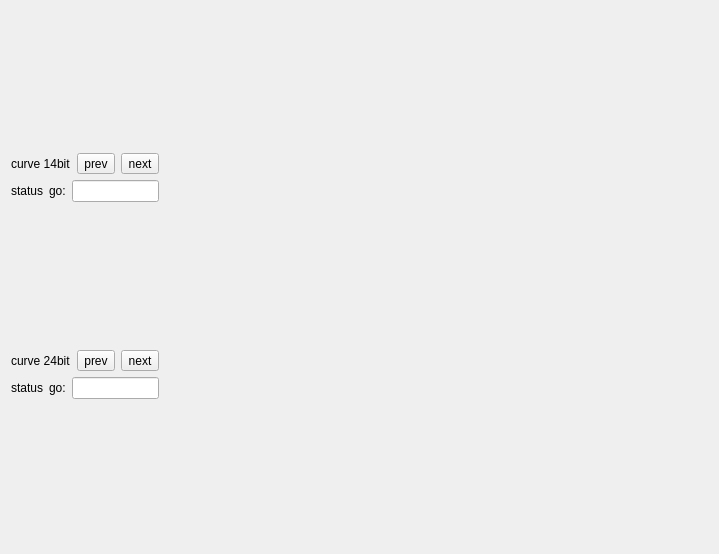
<?xml version="1.0" encoding="UTF-8"?>
<ui version="4.0">
 <class>FormPlotHistory</class>
 <widget class="QWidget" name="FormPlotHistory">
  <property name="geometry">
   <rect>
    <x>0</x>
    <y>0</y>
    <width>719</width>
    <height>554</height>
   </rect>
  </property>
  <property name="windowTitle">
   <string>Form</string>
  </property>
  <layout class="QGridLayout" name="gridLayout" columnstretch="1,9">
   <item row="0" column="0">
    <layout class="QVBoxLayout" name="verticalLayout">
     <item>
      <layout class="QVBoxLayout" name="vLay14">
       <item>
        <layout class="QHBoxLayout" name="hLay14">
         <item>
          <widget class="QLabel" name="label14">
           <property name="text">
            <string>curve 14bit</string>
           </property>
          </widget>
         </item>
         <item>
          <widget class="QToolButton" name="tBtnPrev14">
           <property name="text">
            <string>prev</string>
           </property>
          </widget>
         </item>
         <item>
          <widget class="QToolButton" name="tBtnNext14">
           <property name="text">
            <string>next</string>
           </property>
          </widget>
         </item>
        </layout>
       </item>
       <item>
        <layout class="QHBoxLayout" name="hLay14Status">
         <item>
          <widget class="QLabel" name="labelStatus14">
           <property name="text">
            <string>status</string>
           </property>
          </widget>
         </item>
         <item>
          <layout class="QHBoxLayout" name="hLay14StatusGo">
           <item>
            <widget class="QLabel" name="label14Go">
             <property name="text">
              <string>go:</string>
             </property>
            </widget>
           </item>
           <item>
            <widget class="QLineEdit" name="lineEdit14Go"/>
           </item>
          </layout>
         </item>
        </layout>
       </item>
      </layout>
     </item>
     <item>
      <layout class="QVBoxLayout" name="vLay24">
       <item>
        <layout class="QHBoxLayout" name="hLay24">
         <item>
          <widget class="QLabel" name="label24">
           <property name="text">
            <string>curve 24bit</string>
           </property>
          </widget>
         </item>
         <item>
          <widget class="QToolButton" name="tBtnPrev24">
           <property name="text">
            <string>prev</string>
           </property>
          </widget>
         </item>
         <item>
          <widget class="QToolButton" name="tBtnNext24">
           <property name="text">
            <string>next</string>
           </property>
          </widget>
         </item>
        </layout>
       </item>
       <item>
        <layout class="QHBoxLayout" name="hLay24Status">
         <item>
          <widget class="QLabel" name="labelStatus24">
           <property name="text">
            <string>status</string>
           </property>
          </widget>
         </item>
         <item>
          <layout class="QHBoxLayout" name="hLay24StatusGo">
           <item>
            <widget class="QLabel" name="label24Go">
             <property name="text">
              <string>go:</string>
             </property>
            </widget>
           </item>
           <item>
            <widget class="QLineEdit" name="lineEdit24Go"/>
           </item>
          </layout>
         </item>
        </layout>
       </item>
      </layout>
     </item>
    </layout>
   </item>
   <item row="0" column="1">
    <widget class="QStackedWidget" name="stackedWidget"/>
   </item>
  </layout>
 </widget>
 <resources/>
 <connections/>
</ui>
